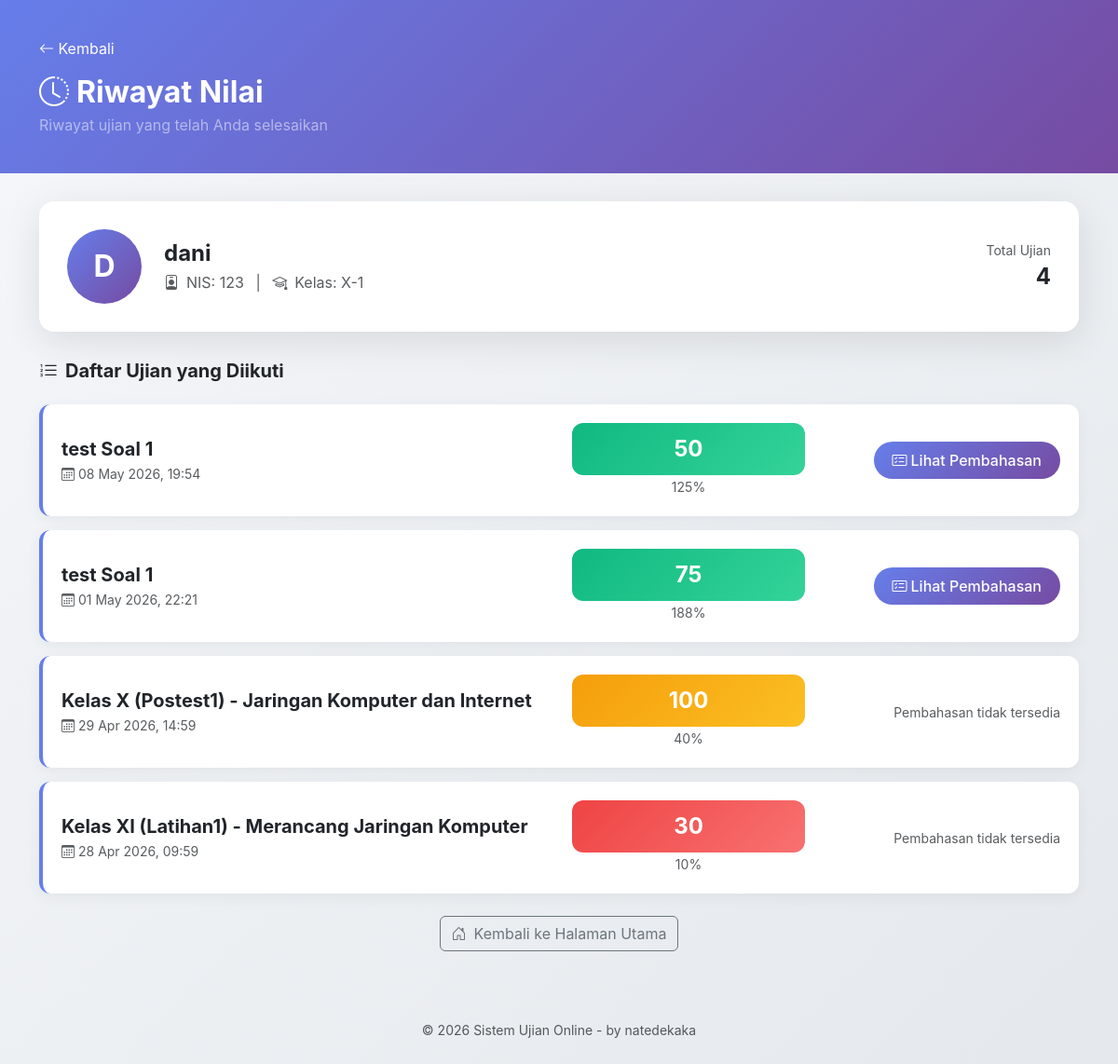
The page /riwayat.php?nis=123 on the database its author committed.
### tables this page shows
CREATE TABLE `hasil_ujian` (
  `id` int NOT NULL AUTO_INCREMENT,
  `id_ujian` int NOT NULL,
  `nis` varchar(50) NOT NULL,
  `nama` varchar(100) NOT NULL,
  `kelas` varchar(50) NOT NULL,
  `total_skor` int DEFAULT '0',
  `skor_awal` int DEFAULT NULL,
  `waktu_submit` datetime DEFAULT CURRENT_TIMESTAMP,
  `detail_jawaban` text,
  `device_fingerprint` varchar(64) DEFAULT NULL,
  `ip_address` varchar(45) DEFAULT NULL,
  `total_violations` int DEFAULT '0',
  `submitted_at` datetime DEFAULT NULL,
  PRIMARY KEY (`id`),
  KEY `id_ujian` (`id_ujian`),
  KEY `idx_ujian_nis` (`id_ujian`,`nis`),
  CONSTRAINT `hasil_ujian_ibfk_1` FOREIGN KEY (`id_ujian`) REFERENCES `ujian` (`id`) ON DELETE CASCADE
);

CREATE TABLE `ujian` (
  `id` int NOT NULL AUTO_INCREMENT,
  `judul_ujian` varchar(255) NOT NULL,
  `deskripsi` text,
  `status` enum('aktif','nonaktif') DEFAULT 'nonaktif',
  `tgl_dibuat` datetime DEFAULT CURRENT_TIMESTAMP,
  `updated_at` timestamp NULL DEFAULT CURRENT_TIMESTAMP ON UPDATE CURRENT_TIMESTAMP,
  `kode_ujian` varchar(20) DEFAULT NULL,
  `allow_ip` text,
  `enable_browser_lock` enum('ya','tidak') DEFAULT 'tidak',
  `max_violations` int DEFAULT '10',
  `enable_device_check` enum('ya','tidak') DEFAULT 'tidak',
  `waktu_tersedia` int DEFAULT '0',
  `acak_soal` enum('ya','tidak') DEFAULT 'tidak',
  `acak_opsi` enum('ya','tidak') DEFAULT 'tidak',
  `tampilkan_review` enum('ya','tidak') DEFAULT 'tidak',
  `tampilkan_skor` enum('ya','tidak') DEFAULT 'ya',
  PRIMARY KEY (`id`),
  KEY `idx_ujian_status` (`status`,`tgl_dibuat` DESC)
);

### riwayat.php (the view, shortened to what this page needs)
<?php
require_once 'config/init_sekolah.php';
$nis = trim($_GET['nis']);
$has_review_col = false;
$result_cols = $conn->query("SHOW COLUMNS FROM ujian LIKE 'tampilkan_review'");
if ($result_cols && $result_cols->num_rows > 0) {
    $has_review_col = true;
}
if ($has_review_col) {
    $stmt = $conn->prepare("
        SELECT h.*, u.judul_ujian, u.tampilkan_review
        FROM hasil_ujian h
        JOIN ujian u ON h.id_ujian = u.id
        WHERE h.nis = ?
        ORDER BY h.waktu_submit DESC
    ");
}
$stmt->bind_param("s", $nis);
$stmt->execute();
$result = $stmt->get_result();
$riwayat_list = [];
while ($row = $result->fetch_assoc()) {
    $riwayat_list[] = $row;
}
$stmt = $conn->prepare("SELECT DISTINCT nama, kelas FROM hasil_ujian WHERE nis = ? LIMIT 1");
$stmt->bind_param("s", $nis);
$stmt->execute();
$result = $stmt->get_result();
$siswa = $result->fetch_assoc();
?>
<!DOCTYPE html>
<html lang="id">
<head>
    <link href="vendor/bootstrap/bootstrap.min.css" rel="stylesheet">
    <link rel="stylesheet" href="vendor/bootstrap-icons/bootstrap-icons.min.css">
</head>
<body>
    <div class="hero-section">
        <div class="container">
            <a href="index.php" class="text-white text-decoration-none mb-3 d-inline-block">
                <i class="bi bi-arrow-left"></i> Kembali
            </a>
            <div class="row align-items-center">
                <div class="col-md-8">
                    <h2 class="text-white fw-bold mb-1">
                        <i class="bi bi-clock-history me-2"></i>Riwayat Nilai
                    </h2>
                    <p class="text-white-50 mb-0">Riwayat ujian yang telah Anda selesaikan</p>
                </div>
            </div>
        </div>
    </div>
    <div class="container pb-5">
        <?php if ($siswa): ?>
        <div class="profile-card">
            <div class="row align-items-center">
                <div class="col-auto">
                    <div class="profile-avatar">
                        <?= strtoupper(substr($siswa['nama'] ?? 'S', 0, 1)) ?>
                    </div>
                </div>
                <div class="col">
                    <h4 class="fw-bold mb-1"><?= htmlspecialchars($siswa['nama']) ?></h4>
                    <p class="text-muted mb-0">
                        <i class="bi bi-person-badge me-2"></i>NIS: <?= htmlspecialchars($nis) ?>
                        <span class="mx-2">|</span>
                        <i class="bi bi-mortarboard me-2"></i>Kelas: <?= htmlspecialchars($siswa['kelas']) ?>
                    </p>
                </div>
                <div class="col-auto text-end">
                    <div class="text-muted small">Total Ujian</div>
                    <div class="fw-bold fs-4"><?= count($riwayat_list) ?></div>
                </div>
            </div>
        </div>
        <?php endif; ?>
        <h5 class="fw-bold mb-4">
            <i class="bi bi-list-ol me-2"></i>Daftar Ujian yang Diikuti
        </h5>
        <?php if (count($riwayat_list) > 0): ?>
            <?php foreach ($riwayat_list as $rw): ?>
            <?php
            $stmt = $conn->prepare("SELECT COUNT(*) as total FROM soal WHERE id_ujian = ?");
            $stmt->bind_param("i", $rw['id_ujian']);
            $stmt->execute();
            $jml_soal = $stmt->get_result()->fetch_assoc()['total'];
            $nilai_persen = $jml_soal > 0 ? round(($rw['total_skor'] / ($jml_soal * 10)) * 100) : 0;
            if ($nilai_persen >= 80) {
                $skor_class = 'skor-sangat-baik';
            } elseif ($nilai_persen >= 60) {
                $skor_class = 'skor-baik';
            } elseif ($nilai_persen >= 40) {
                $skor_class = 'skor-cukup';
            } else {
                $skor_class = 'skor-kurang';
            }
            ?>
            <div class="history-card">
                <div class="row align-items-center">
                    <div class="col-md-6">
                        <h5 class="fw-bold mb-1"><?= htmlspecialchars($rw['judul_ujian']) ?></h5>
                        <p class="text-muted mb-0 small">
                            <i class="bi bi-calendar3 me-1"></i><?= date('d M Y, H:i', strtotime($rw['waktu_submit'])) ?>
                        </p>
                    </div>
                    <div class="col-md-3 text-center">
                        <div class="skor-badge <?= $skor_class ?>">
                            <?= $rw['total_skor'] ?>
                        </div>
                        <small class="text-muted"><?= $nilai_persen ?>%</small>
                    </div>
                    <div class="col-md-3 text-end">
                        <?php if ($has_review_col && isset($rw['tampilkan_review']) && $rw['tampilkan_review'] === 'ya'): ?>
                        <a href="review.php?nis=<?= urlencode($nis) ?>&id_ujian=<?= $rw['id_ujian'] ?>" class="btn btn-review">
                            <i class="bi bi-card-checklist me-1"></i>Lihat Pembahasan
                        </a>
                        <?php else: ?>
                        <span class="text-muted small">Pembahasan tidak tersedia</span>
                        <?php endif; ?>
                    </div>
                </div>
            </div>
            <?php endforeach; ?>
        <?php endif; ?>
        <div class="text-center mt-4">
            <a href="index.php" class="btn btn-outline-secondary">
                <i class="bi bi-house-door me-2"></i>Kembali ke Halaman Utama
            </a>
        </div>
        <footer class="text-center text-muted py-4 mt-5">
            <small>&copy; <?= date('Y') ?> Sistem Ujian Online - by natedekaka</small>
        </footer>
    </div>
</body>
</html>

### rows shown on the page
hasil_ujian: id_ujian.judul_ujian "test Soal 1", waktu_submit "08 May 2026, 19:54", total_skor "50", nilai_persen "125"
hasil_ujian: id_ujian.judul_ujian "test Soal 1", waktu_submit "01 May 2026, 22:21", total_skor "75", nilai_persen "188"
hasil_ujian: id_ujian.judul_ujian "Kelas X (Postest1) - Jaringan Komputer dan Internet", waktu_submit "29 Apr 2026, 14:59", total_skor "100", nilai_persen "40", shows "Pembahasan tidak tersedia"
hasil_ujian: id_ujian.judul_ujian "Kelas XI (Latihan1) - Merancang Jaringan Komputer", waktu_submit "28 Apr 2026, 09:59", total_skor "30", nilai_persen "10", shows "Pembahasan tidak tersedia"

### other values the page prints
substr($siswa['nama'] ?? 'S', 0, 1) "D"
$siswa['nama'] "dani"
$nis "123"
$siswa['kelas'] "X-1"
count($riwayat_list) "4"
